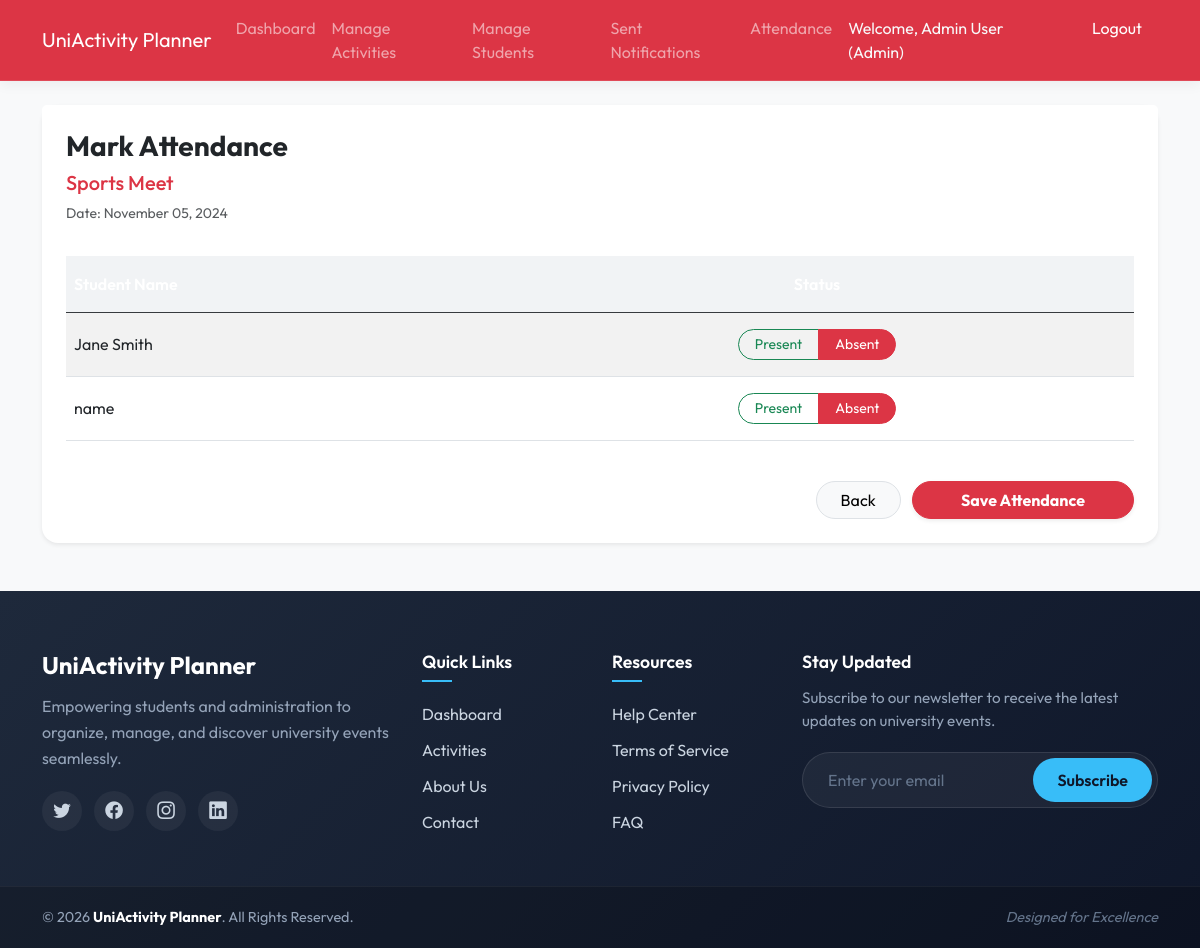
Page /admin/mark_attendance.php?id=2 (signed in) on the committed database.
### tables this page shows
CREATE TABLE IF NOT EXISTS `activities` (
  `id` int(11) NOT NULL AUTO_INCREMENT,
  `title` varchar(255) NOT NULL,
  `description` text NOT NULL,
  `activity_date` datetime NOT NULL,
  `created_by` int(11) NOT NULL,
  PRIMARY KEY (`id`),
  KEY `created_by` (`created_by`),
  CONSTRAINT `activities_ibfk_1` FOREIGN KEY (`created_by`) REFERENCES `users` (`id`) ON DELETE CASCADE
);

CREATE TABLE IF NOT EXISTS `users` (
  `id` int(11) NOT NULL AUTO_INCREMENT,
  `name` varchar(100) NOT NULL,
  `email` varchar(100) NOT NULL,
  `password` varchar(255) NOT NULL,
  `role` enum('admin','student') NOT NULL DEFAULT 'student',
  PRIMARY KEY (`id`),
  UNIQUE KEY `email` (`email`)
);

### admin/mark_attendance.php (the view, shortened to what this page needs)
<?php
require_once '../config/database.php';
require_once '../includes/header.php';
$activity_id = $_GET['id'] ?? null;
$stmt = $pdo->prepare("SELECT * FROM activities WHERE id = ?");
$stmt->execute([$activity_id]);
$activity = $stmt->fetch();
$students = $pdo->query("SELECT * FROM users WHERE role = 'student' ORDER BY name ASC")->fetchAll();
?>
<div class="card border-0 shadow-sm rounded-4 mb-4">
    <div class="card-header bg-white border-bottom-0 pt-4 pb-0 px-4">
        <h3 class="fw-bold text-dark">Mark Attendance</h3>
        <h5 class="text-danger fw-medium"><?php echo htmlspecialchars($activity['title']); ?></h5>
        <p class="text-muted small">Date: <?php echo date('F d, Y', strtotime($activity['activity_date'])); ?></p>
    </div>
    <div class="card-body px-4 pb-4">
        <form method="POST">
            <div class="table-responsive">
                <table class="table table-striped align-middle">
                    <thead class="table-dark">
                        <tr>
                            <th class="py-3">Student Name</th>
                            <th class="py-3 text-center">Status</th>
                        </tr>
                    </thead>
                    <tbody>
                        <?php foreach ($students as $student): ?>
                        <tr>
                            <td class="py-3"><?php echo htmlspecialchars($student['name']); ?></td>
                            <td class="text-center py-3">
                                <div class="btn-group btn-group-toggle" data-toggle="buttons">
                                    <label class="btn btn-outline-success btn-sm rounded-start-pill px-3" for="present_<?php echo $student['id']; ?>">Present</label>
                                    <label class="btn btn-outline-danger btn-sm rounded-end-pill px-3" for="absent_<?php echo $student['id']; ?>">Absent</label>
                                </div>
                            </td>
                        </tr>
                        <?php endforeach; ?>
                    </tbody>
                </table>
            </div>
            <div class="text-end mt-4">
                <a href="attendance.php" class="btn btn-light rounded-pill px-4 me-2 border">Back</a>
                <button type="submit" class="btn btn-danger rounded-pill px-5 fw-bold shadow-sm">Save Attendance</button>
            </div>
        </form>
    </div>
</div>
<?php require_once '../includes/footer.php'; ?>

### assets/css/style.css (style rules this page uses)
body { background-color: #f8f9fa; font-family: 'Outfit', sans-serif; color: #333; }
.card { border-radius: 12px; box-shadow: 0 6px 15px rgba(0, 0, 0, 0.04); border: none; margin-bottom: 20px; transition: transform 0.3s ease, box-shadow 0.3s ease; }
.table th { background-color: #f1f3f5; font-weight: 600; }

### rows in the picture
activities: title "Sports Meet", activity_date "November 05, 2024"
users: name "Jane Smith"
users: name "name"

### other values in the picture
$name "Admin User"
$role "Admin"
